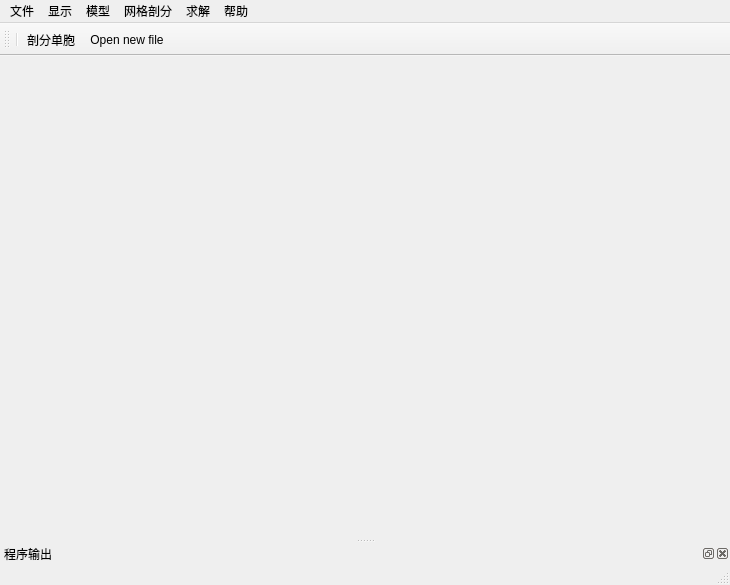
<?xml version="1.0" encoding="UTF-8"?>
<ui version="4.0">
 <class>MainWindow</class>
 <widget class="QMainWindow" name="MainWindow">
  <property name="geometry">
   <rect>
    <x>0</x>
    <y>0</y>
    <width>730</width>
    <height>585</height>
   </rect>
  </property>
  <property name="windowTitle">
   <string>Mscs</string>
  </property>
  <property name="windowIcon">
   <iconset>
    <normaloff>../Resources/elisa_128px_540496_easyicon.net.png</normaloff>../Resources/elisa_128px_540496_easyicon.net.png</iconset>
  </property>
  <widget class="QWidget" name="centralWidget">
   <layout class="QVBoxLayout" name="verticalLayout"/>
  </widget>
  <widget class="QMenuBar" name="menuBar">
   <property name="geometry">
    <rect>
     <x>0</x>
     <y>0</y>
     <width>730</width>
     <height>28</height>
    </rect>
   </property>
   <widget class="QMenu" name="menu">
    <property name="title">
     <string>文件</string>
    </property>
    <addaction name="separator"/>
    <addaction name="Openfile"/>
    <addaction name="action_netgen"/>
    <addaction name="action_stl"/>
   </widget>
   <widget class="QMenu" name="menu_2">
    <property name="title">
     <string>显示</string>
    </property>
    <addaction name="action_6"/>
    <addaction name="action_7"/>
    <addaction name="action_show_massage_box"/>
   </widget>
   <widget class="QMenu" name="menu_3">
    <property name="title">
     <string>模型</string>
    </property>
    <widget class="QMenu" name="menu_7">
     <property name="title">
      <string>设置单胞</string>
     </property>
     <addaction name="action_10"/>
    </widget>
    <addaction name="action"/>
    <addaction name="menu_7"/>
    <addaction name="action_5"/>
   </widget>
   <widget class="QMenu" name="menu_4">
    <property name="title">
     <string>网格剖分</string>
    </property>
    <addaction name="actionCellMesh"/>
    <addaction name="action_2"/>
    <addaction name="separator"/>
    <addaction name="action_3"/>
   </widget>
   <widget class="QMenu" name="menu_5">
    <property name="title">
     <string>帮助</string>
    </property>
    <addaction name="separator"/>
    <addaction name="action_Mscs"/>
   </widget>
   <widget class="QMenu" name="menu_6">
    <property name="title">
     <string>求解</string>
    </property>
    <addaction name="action_8"/>
    <addaction name="action_9"/>
   </widget>
   <addaction name="menu"/>
   <addaction name="menu_2"/>
   <addaction name="menu_3"/>
   <addaction name="menu_4"/>
   <addaction name="menu_6"/>
   <addaction name="menu_5"/>
  </widget>
  <widget class="QToolBar" name="mainToolBar">
   <attribute name="toolBarArea">
    <enum>TopToolBarArea</enum>
   </attribute>
   <attribute name="toolBarBreak">
    <bool>false</bool>
   </attribute>
   <addaction name="separator"/>
   <addaction name="actionCellMesh"/>
   <addaction name="Openfile"/>
  </widget>
  <widget class="QStatusBar" name="statusBar"/>
  <widget class="QDockWidget" name="message_box">
   <property name="windowTitle">
    <string>程序输出</string>
   </property>
   <attribute name="dockWidgetArea">
    <number>8</number>
   </attribute>
   <widget class="QWidget" name="message_contents"/>
  </widget>
  <action name="action_Mscs">
   <property name="text">
    <string>关于Mscs</string>
   </property>
  </action>
  <action name="actionCellMesh">
   <property name="icon">
    <iconset resource="../resources/Mscs.qrc">
     <normaloff>:/icons/icons/Mesh3D.png</normaloff>:/icons/icons/Mesh3D.png</iconset>
   </property>
   <property name="text">
    <string>剖分单胞</string>
   </property>
  </action>
  <action name="action_2">
   <property name="text">
    <string>剖分几何</string>
   </property>
  </action>
  <action name="action_3">
   <property name="text">
    <string>设置参数</string>
   </property>
  </action>
  <action name="action_5">
   <property name="text">
    <string>设置宏观问题</string>
   </property>
  </action>
  <action name="action_6">
   <property name="text">
    <string>显示单胞</string>
   </property>
  </action>
  <action name="action_7">
   <property name="text">
    <string>显示网格</string>
   </property>
  </action>
  <action name="Openfile">
   <property name="icon">
    <iconset resource="../resources/Mscs.qrc">
     <normaloff>:/icons/icons/document-open.png</normaloff>:/icons/icons/document-open.png</iconset>
   </property>
   <property name="text">
    <string>Open new file</string>
   </property>
  </action>
  <action name="action_netgen">
   <property name="text">
    <string>打开netgen网格文件</string>
   </property>
  </action>
  <action name="action_stl">
   <property name="text">
    <string>打开stl文件</string>
   </property>
  </action>
  <action name="action">
   <property name="text">
    <string>设置材料参数</string>
   </property>
  </action>
  <action name="action_8">
   <property name="text">
    <string>单胞问题求解</string>
   </property>
  </action>
  <action name="action_9">
   <property name="text">
    <string>均匀化解求解</string>
   </property>
  </action>
  <action name="action_10">
   <property name="text">
    <string>导入单胞几何</string>
   </property>
  </action>
  <action name="action_show_massage_box">
   <property name="checkable">
    <bool>true</bool>
   </property>
   <property name="text">
    <string>显示信息窗口</string>
   </property>
  </action>
 </widget>
 <layoutdefault spacing="6" margin="11"/>
 <resources>
  <include location="../resources/Mscs.qrc"/>
 </resources>
 <connections/>
</ui>
